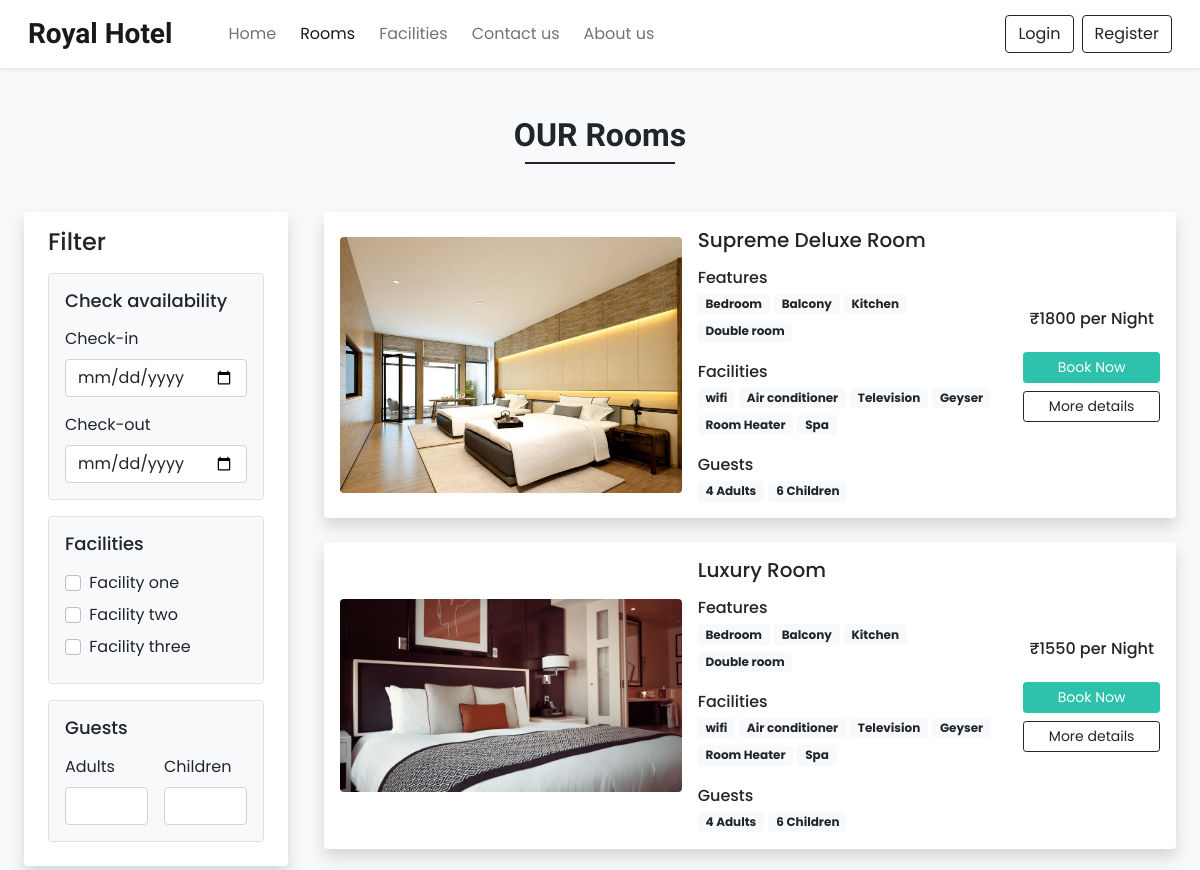
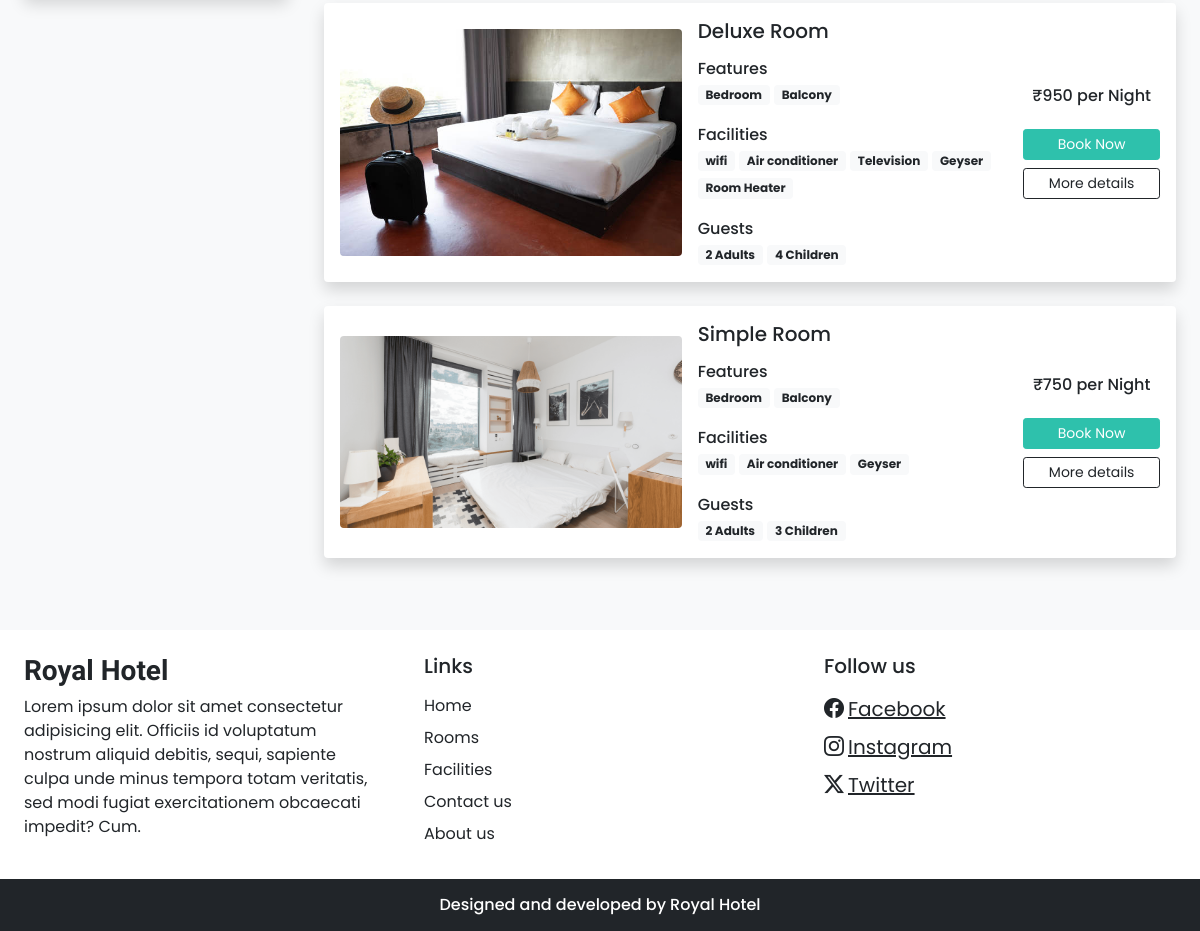
The page /Design/rooms.php on the database its author committed (2 pictures, top to bottom).
### tables this page shows
CREATE TABLE `settings` (
  `sr_no` int(11) NOT NULL,
  `site_title` varchar(50) NOT NULL,
  `site_about` varchar(255) NOT NULL,
  `shutdown` tinyint(1) NOT NULL
);

CREATE TABLE `rooms` (
  `id` int(11) NOT NULL,
  `name` varchar(100) NOT NULL,
  `area` int(11) NOT NULL,
  `price` int(11) NOT NULL,
  `quantity` int(11) NOT NULL,
  `adult` int(11) NOT NULL,
  `children` int(11) NOT NULL,
  `description` varchar(350) NOT NULL,
  `status` tinyint(1) NOT NULL DEFAULT 1,
  `removed` int(11) NOT NULL DEFAULT 0
);

CREATE TABLE `room_images` (
  `sr_no` int(11) NOT NULL,
  `room_id` int(11) NOT NULL,
  `image` varchar(150) NOT NULL,
  `thumb` tinyint(4) NOT NULL DEFAULT 0
);

CREATE TABLE `features` (
  `id` int(11) NOT NULL,
  `name` varchar(50) NOT NULL
);

CREATE TABLE `facilities` (
  `id` int(11) NOT NULL,
  `icon` varchar(100) NOT NULL,
  `name` varchar(50) NOT NULL,
  `description` varchar(255) NOT NULL
);

### Admin/db_config.php (called while the page is built, shortened)
<?php
    function select($con, $sql, $values, $datatypes) {
        try {
            $stmt = $con->prepare($sql);
            $stmt->bind_param($datatypes, ...$values);
            if (!$stmt->execute()) {
                throw new Exception("Query execution failed: -Select" . $stmt->error);
            }
            $result = $stmt->get_result();
            return $result;
        } catch (Exception $e) {
            error_log($e->getMessage());
            throw $e;
        }
    }

### Design/rooms.php (the view, shortened to what this page needs)
<!DOCTYPE html>
<html lang="en">
<head>
    <?php
    require('../css/csslink.php');
    ?>
</head>
<body class="bg-light">
    <?php
    require('header.php');
    ?>
    <div class="my-5 px-4">
        <h2 class="fw-bold h-font text-center">OUR Rooms</h2>
        <div class="h-line bg-dark"></div>
    </div>
    <div class="container-fluid">
        <div class="row">
            <div class="col-lg-3 col-md-12 mb-lg-0 mb-4 ps-4">
                <nav class="navbar navbar-expand-lg navbar-light bg-white rounded shadow">
                    <div class="container-fluid flex-lg-column align-items-stretch">
                        <h4 class="mt-2">Filter</h4>
                        <div class="collapse navbar-collapse flex-column align-items-stretch mt-2" id="filterdropdown">
                            <div class="border bg-light p-3 rounded mb-3">
                                <h5 class="mb-3" style="font-size: 18px;">Check availability</h5>
                                <label class="form-label">Check-in</label>
                                <input type="date" class="form-control mb-3" name="#">
                                <label class="form-label">Check-out</label>
                                <input type="date" class="form-control" name="#">
                            </div>
                            <div class="border bg-light p-3 rounded mb-3">
                                <h5 class="mb-3" style="font-size: 18px;">Facilities</h5>
                                <div class="mb-2">
                                    <input type="checkbox" id="f1" class="form-check-input me-1 shadow-none" name="#">
                                    <label class="form-check-label" for="f1">Facility one</label>
                                </div>
                                <div class="mb-2">
                                    <input type="checkbox" id="f2" class="form-check-input me-1 shadow-none" name="#">
                                    <label class="form-check-label" for="f2">Facility two</label>
                                </div>
                                <div class="mb-2">
                                    <input type="checkbox" id="f3" class="form-check-input me-1 shadow-none" name="#">
                                    <label class="form-check-label" for="f3">Facility three</label>
                                </div>
                            </div>
                            <div class="border bg-light p-3 rounded mb-3">
                                <h5 class="mb-3" style="font-size: 18px;">Guests</h5>
                                <div class="d-flex">
                                    <div class="me-3">
                                        <label class="form-label">Adults</label>
                                        <input type="number" class="form-control" name="#">
                                    </div>
                                    <div>
                                        <label class="form-label">Children</label>
                                        <input type="number" class="form-control" name="#">
                                    </div>
                                </div>
                            </div>
                        </div>
                    </div>
                </nav>
            </div>
            <div class="col-lg-9 col-md-12 px-4">
                <?php
                $room_res = select($con, "SELECT * FROM `rooms` WHERE `status`=? AND `removed`=? ORDER BY `id` DESC", [1, 0], 'ii');
                while ($room_data = mysqli_fetch_assoc($room_res)) {
                    $fea_q = mysqli_query($con, "SELECT f.name FROM `features` f INNER JOIN `room_feature` rfea ON f.id = rfea.features_id WHERE rfea.room_id = '$room_data[id]'");
                    $features_data = "";
                    while ($fea_row = mysqli_fetch_assoc($fea_q)) {
                        $features_data .= "<span class='badge bg-light text-dark text-wrap me-1 mb-1'>
                                            $fea_row[name]
                                          </span>";
                    }
                    $fac_q = mysqli_query($con, "SELECT f.name FROM `facilities` f INNER JOIN `room_facilities` rfac ON f.id = rfac.facilities_id WHERE rfac.room_id = '$room_data[id]'");
                    $facilities_data = "";
                    while ($fac_row = mysqli_fetch_assoc($fac_q)) {
                        $facilities_data .= "<span class='badge bg-light text-dark text-wrap me-1 mb-1'>
                                            $fac_row[name]
                                          </span>";
                    }
                    $room_thumb = ROOMS_IMG_PATH . "thumbnail.jpg";
                    $thumb_q = mysqli_query($con, "SELECT * FROM `room_images` WHERE `room_id` = '$room_data[id]' AND `thumb`= 1");
                    if (mysqli_num_rows($thumb_q) > 0) {
                        $thumb_res = mysqli_fetch_assoc($thumb_q);
                        $room_thumb = ROOMS_IMG_PATH . $thumb_res['image'];
                    }
                    $book_btn = "";
                    if (!$settings_r['shutdown']) {
                        $login = 0;
                        $book_btn = "<button onclick='checkLoginToBook($login,$room_data[id])' class='btn w-100 btn-sm text-white custom-bg mb-2'>Book Now</button>";
                    }
                    echo <<<data
                    <div class="card mb-4 border-0 shadow">
                        <div class="row g-0 p-3 align-items-center">
                            <div class="col-md-5 mb-lg-0 mb-md-0 mb-3">
                                <img src="$room_thumb" class="img-fluid rounded" alt="Image Not Found">
                            </div>
                            <div class="col-md-5 px-lg-3 px-md-3 px-0">
                                <h5 class="mb-3">$room_data[name]</h5>
                                <div class="features mb-3">
                                <h6 class="mb-1">Features</h6>
                                $features_data
                            </div>
                            <div class="facilities mb-3">
                                <h6 class="mb-1">Facilities</h6>
                                $facilities_data
                            </div>
                            <div class="guests">
                                <h6 class="mb-1">Guests</h6>
                                <span class="badge bg-light text-dark text-wrap">
                                    $room_data[adult] Adults
                                </span>
                                <span class="badge bg-light text-dark text-wrap">
                                    $room_data[children] Children
                                </span>
                            </div>
                        </div>
                            <div class="col-md-2 mt-lg-0 mt-md-0 mt-4 text-center">
                                <h6 class="mb-4">₹$room_data[price] per Night</h6>
                                $book_btn
                                <a href="room_details.php?id=$room_data[id]" class="btn w-100 btn-sm btn-outline-dark">More details</a>
                            </div>
                        </div>
                    </div>
                data;
                }
                ?>
            </div>
        </div>
    </div>
    <?php
    require('footer.php');
    ?>
</body>
</html>

### css/csslink.php (shortened to what this page needs)
<link href="https://cdn.jsdelivr.net/npm/bootstrap@5.0.2/dist/css/bootstrap.min.css" rel="stylesheet">
<link rel="stylesheet" href="https://cdn.jsdelivr.net/npm/bootstrap-icons@1.11.3/font/bootstrap-icons.min.css">
<link rel="stylesheet" href="../css/common.css">
<?php
require_once('../admin/db_config.php');
$contact_q = "SELECT * FROM `contact_details` WHERE `sr_no` = ?";
$settings_q = "SELECT * FROM `settings` WHERE `sr_no` = ?";
$values = [1];
$contact_r = mysqli_fetch_assoc(select($con, $contact_q, $values, 'i'));
$settings_r = mysqli_fetch_assoc(select($con, $settings_q, $values, 'i'));
?>

### Design/header.php (shortened to what this page needs)
<nav id="nav-bar" class="navbar navbar-expand-lg navbar-light bg-white px-lg-3 py-lg-2 shadow-sm sticky-top">
    <div class="container-fluid">
        <a class="navbar-brand me-5 fw-bold fs-3 h-font" href="index.php"><?php echo $settings_r['site_title'] ?></a>
        <div class="collapse navbar-collapse" id="navbarSupportedContent">
            <ul class="navbar-nav me-auto mb-2 mb-lg-0">
                <li class="nav-item">
                    <a class="nav-link me-2" href="index.php">Home</a>
                </li>
                <li class="nav-item">
                    <a class="nav-link me-2" href="rooms.php">Rooms</a>
                </li>
                <li class="nav-item">
                    <a class="nav-link me-2" href="facilities.php">Facilities</a>
                </li>
                <li class="nav-item">
                    <a class="nav-link me-2" href="contact_us.php">Contact us</a>
                </li>
                <li class="nav-item">
                    <a class="nav-link me-2" href="about_us.php">About us</a>
                </li>
            </ul>
            <div class="d-flex">
                <?php
                if (isset($_SESSION['login']) && $_SESSION['login'] == true) {
                    $path = USERS_IMG_PATH;
                    echo <<<data
                            <div class="btn-group">
                                <button type="button" class="btn btn-outline-dark dropdown-toggle" data-bs-toggle="dropdown" data-bs-display="static" aria-expanded="false">
                                <img src="$path$_SESSION[upic]" style="width: 25px; height: 25px;" class="me-1">
                                $_SESSION[uname]
                                </button>
                                <ul class="dropdown-menu dropdown-menu-lg-end">
                                    <li><a class="dropdown-item" href="profile.php">Profile</a></li>
                                    <li><a class="dropdown-item" href="bookings.php">Bookings</a></li>
                                    <li><a class="dropdown-item" href="logout.php">Logout</a></li>
                                </ul>
                            </div>
                    data;
                } else {
                    echo <<<data
                            <button type="button" class="btn btn-outline-dark shadow-none me-lg-2 me-"data-bs-toggle="modal" data-bs-target="#Loginmodal">
                                Login
                            </button>
                            <button type="button" class="btn btn-outline-dark shadow-none" data-bs-toggle="modal" data-bs-target="#Registermodal">
                                Register
                            </button>
                        data;
                }
                ?>
            </div>
        </div>
    </div>
</nav>

### Design/footer.php (shortened to what this page needs)
<div class="container-fluid bg-white mt-5">
    <div class="row">
        <div class="col-lg-4 p-4">
            <h3 class="h-font fw-bold fs-3 mb-2"><?php echo $settings_r['site_title'] ?></h3>
            <p>
            <?php echo $settings_r['site_about'] ?>
            </p>
        </div>
        <div class="col-lg-4 p-4">
            <h5 class="mb-3">Links</h5>
            <a href="index.php" class="d-inline-block mb-2 text-dark text-decoration-none">Home</a> <br>
            <a href="rooms.php" class="d-inline-block mb-2 text-dark text-decoration-none">Rooms</a><br>
            <a href="facilities.php" class="d-inline-block mb-2 text-dark text-decoration-none">Facilities</a><br>
            <a href="contact_us.php" class="d-inline-block mb-2 text-dark text-decoration-none">Contact us</a><br>
            <a href="about_us.php" class="d-inline-block mb-2 text-dark text-decoration-none">About us</a><br>
        </div>
        <div class="col-lg-4 p-4">
            <?php
            $hasSocialLinks = false;
            if ($contact_r['fb'] != '') {
                $hasSocialLinks = true;
            }
            if ($contact_r['insta'] != '') {
                $hasSocialLinks = true;
            }
            if ($contact_r['tw'] != '') {
                $hasSocialLinks = true;
            }
            if ($hasSocialLinks) {
                echo '<h5 class="mb-3">Follow us</h5>';
                if ($contact_r['fb'] != '') {
                    echo <<<data
                                    <a href="$contact_r[fb]" class="d-inline-block text-dark fs-5 mb-2 ">
                                            <i class="bi bi-facebook me-1"></i>Facebook
                                    </a>
                                    <br>
                                data;
                }
                if ($contact_r['insta'] != '') {
                    echo <<<data
                                    <a href="$contact_r[insta]" class="d-inline-block text-dark fs-5 mb-2">
                                        <i class="bi bi-instagram me-1"></i>Instagram
                                    </a>
                                    <br>
                                data;
                }
                if ($contact_r['tw'] != '') {
                    echo <<<data
                                    <a href="$contact_r[tw]" class="d-inline-block text-dark fs-5 mb-2">
                                        <i class="bi bi-twitter-x me-1"></i>Twitter
                                     </a>
                                     <br>
                                 data;
                }
            }
            ?>
        </div>
    </div>
</div>
<h6 class="text-center bg-dark text-white p-3 m-0">Designed and developed by Royal Hotel</h6>

### css/common.css (style rules this page uses)
:root { --teal: #2ec1ac; --teal_hover: #279e8c; }
* { font-family: 'Poppins', sans-serif; }
.h-font { font-family: 'Merienda', cursive; }
input[type=number] { -moz-appearance: textfield; }
.custom-bg { background-color: var(--teal); border: 1px solid var(--teal); }
.h-line { width: 150px; margin: 0 auto; height: 1.7px; }

### rows shown on the page
settings: site_title "Royal Hotel", site_about "Lorem ipsum dolor sit amet consectetur adipisicing elit. Officiis id voluptatum nostrum aliquid debitis, sequi, sapiente culpa unde minus tempora totam veritatis, sed modi fugiat exercitationem obcaecati impedit? Cum."
rooms: room_images.image (picture), name "Supreme Deluxe Room", adult "4", children "6", price "1800"
features: name "Bedroom"
features: name "Balcony"
features: name "Kitchen"
features: name "Double room"
facilities: name "wifi"
facilities: name "Air conditioner"
facilities: name "Television"
facilities: name "Geyser"
facilities: name "Room Heater"
facilities: name "Spa"
rooms: room_images.image (picture), name "Luxury Room", adult "4", children "6", price "1550"
rooms: room_images.image (picture), name "Deluxe Room", adult "2", children "4", price "950"
rooms: room_images.image (picture), name "Simple Room", adult "2", children "3", price "750"
